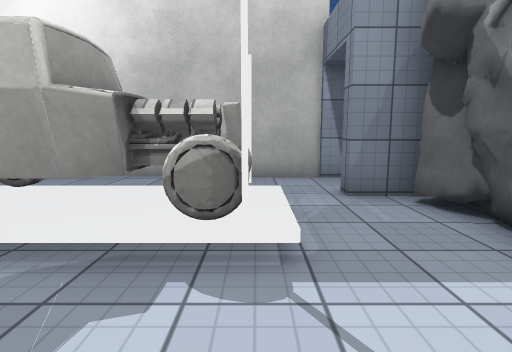
[1] (above)

16 first-person views from a walk through a Unity game level. The camera is 1.2 m above the floor, tilts 8° down and sees 80° across. The floor is counted in squares, 1 m on a side. Each view is taken from the middle of a square. On the plan, view 1 faces up. The plan holds only what a view shows up to about 13 squares ahead; the rest is blank. The place goes on beyond the plan. The player is left out. Door leaves are left out, so doorways stand open. Some surface patterns are stand-ins.

[2]
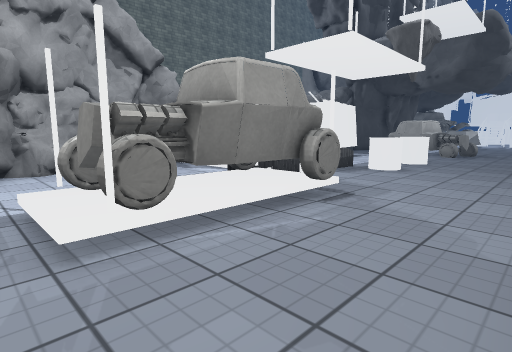

[3]
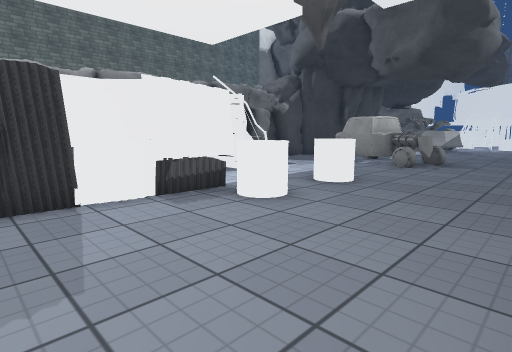

[4]
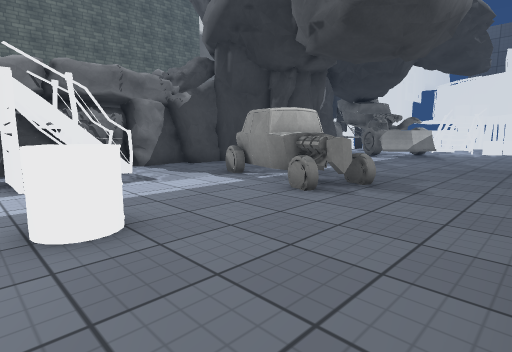

[5]
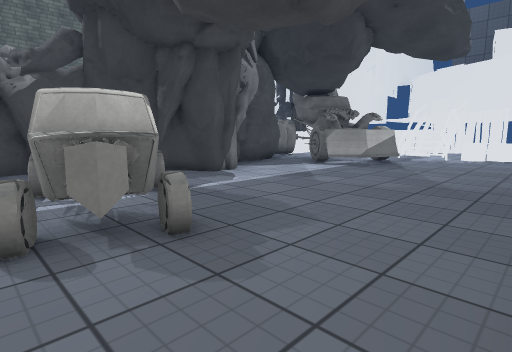

[6]
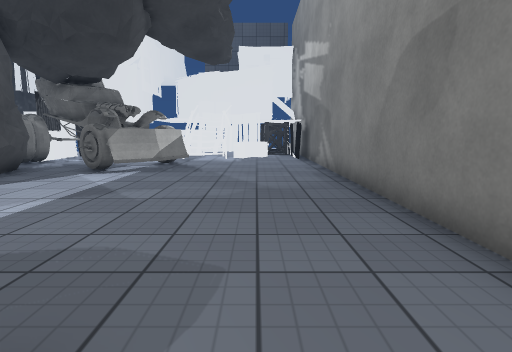

[7]
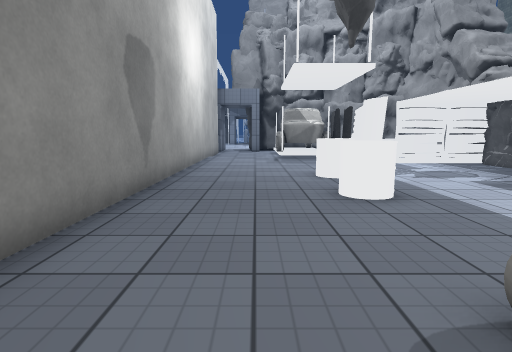

[8]
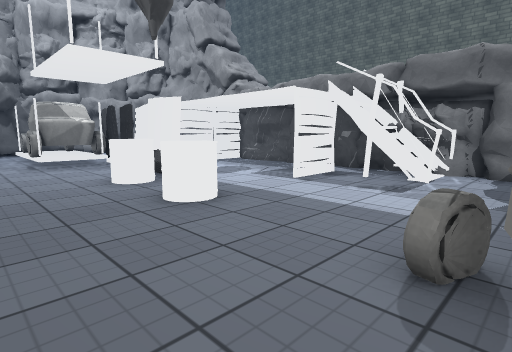

[9]
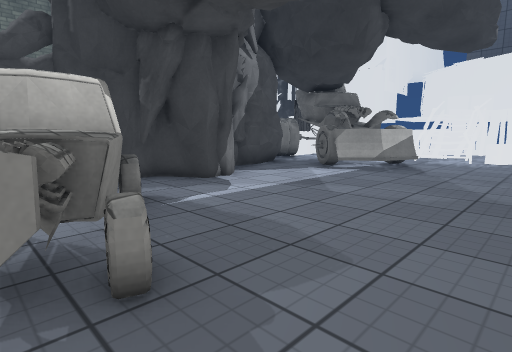

[10]
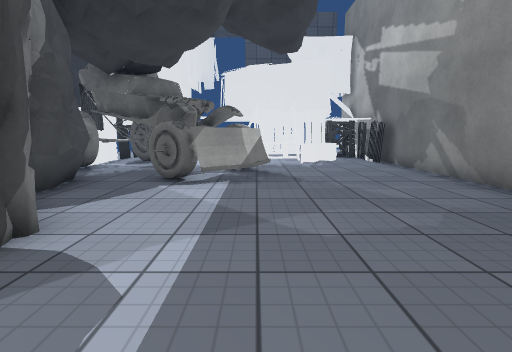

[11]
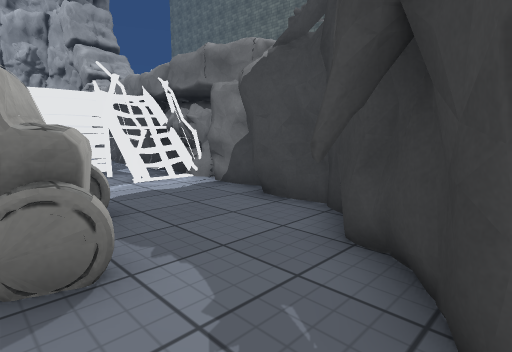

[12]
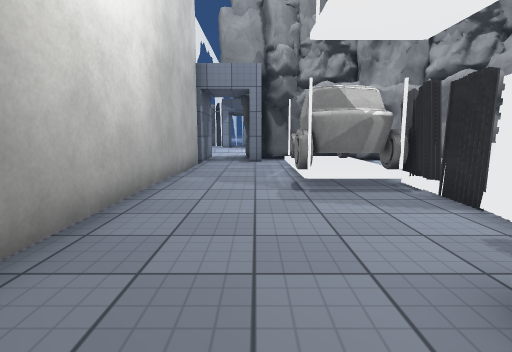

[13]
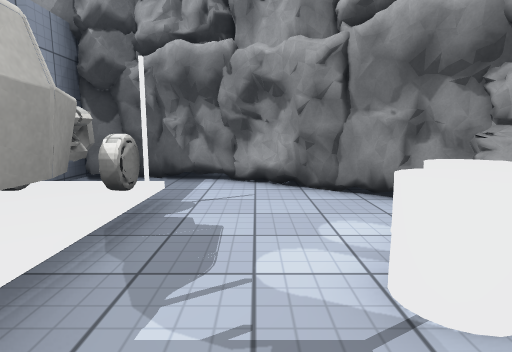

[14]
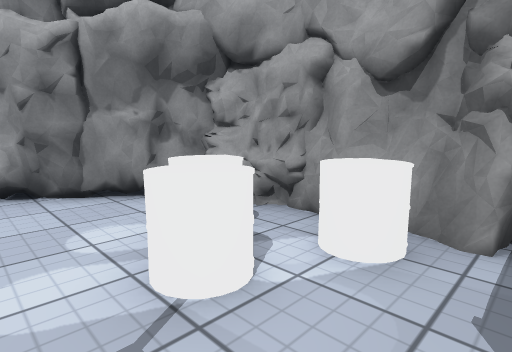

[15]
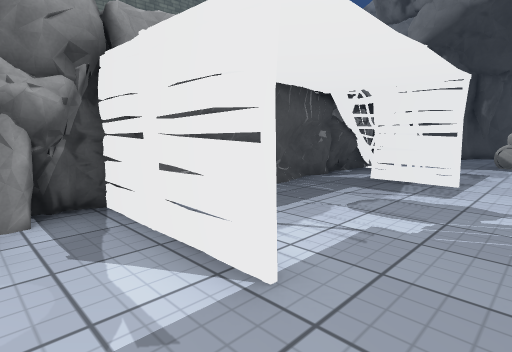

[16]
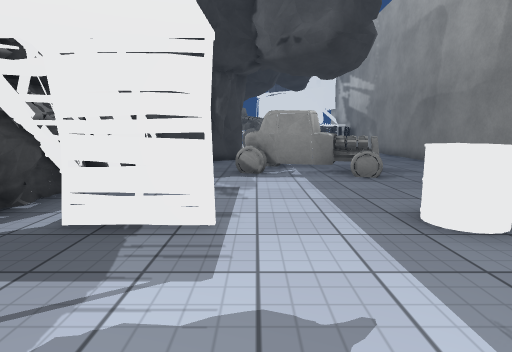

### Floor plan
Key: @ floor where view 1 was taken; # wall or solid block; x gap in a wall; . floor; v drop or lower ground; R rock; O other object.
Columns run from 33 left of view 1 to 3 right of it. Each row starts with its distance up from view 1.
  9   ##################################
  8  ##................................#
  7  O..................................
  6 OO.................................##
  5 vO#............OO............OOOOO..#
  4  ###...........OO....O.OO....OOOOO..#
  3   #####........OO....O.OO#...OOOOO..#
  2      ##.......OOO........####.......#
  1      ##.......OOO............ .....##
  0      ##...##.O.......#.....#..O..@##
 -1      #RRR## O#.....x##........OO..#
 -2      #       #.....O#........OOO###
 -3              #####################

Where each view was taken, in squares from view 1:
view 1: 0 up, 0 right, facing up
view 2: 8 up, 1 right, facing down-left
view 3: 8 up, 5 left, facing down-left
view 4: 8 up, 11 left, facing down-left
view 5: 8 up, 16 left, facing down-left
view 6: 6 up, 17 left, facing left
view 7: 6 up, 18 left, facing right
view 8: 7 up, 17 left, facing down-right
view 9: 7 up, 17 left, facing down-left
view 10: 3 up, 19 left, facing left
view 11: 2 up, 22 left, facing down-right
view 12: 6 up, 11 left, facing right
view 13: 1 up, 5 left, facing right
view 14: 1 up, 5 left, facing down-right
view 15: 2 up, 4 left, facing down-left
view 16: 1 up, 8 left, facing left
